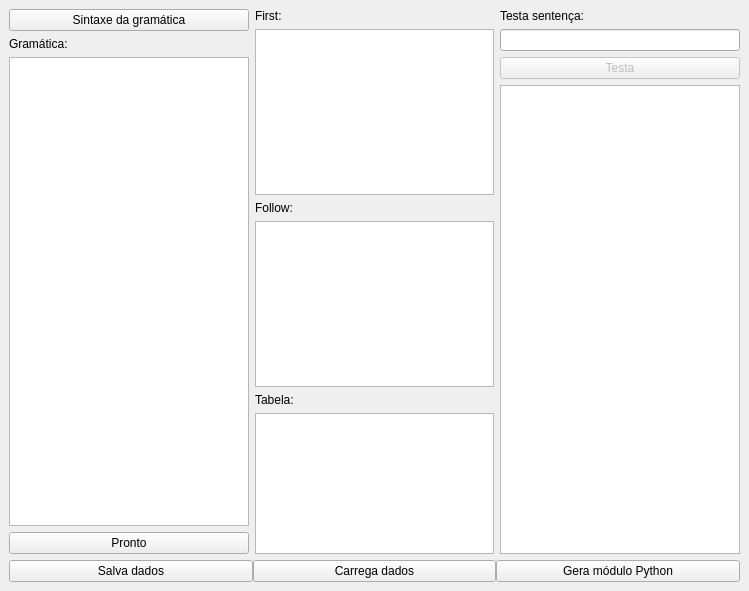
<?xml version="1.0" encoding="UTF-8"?>
<ui version="4.0">
 <class>MainWindow</class>
 <widget class="QMainWindow" name="MainWindow">
  <property name="geometry">
   <rect>
    <x>0</x>
    <y>0</y>
    <width>749</width>
    <height>591</height>
   </rect>
  </property>
  <property name="windowTitle">
   <string>MainWindow</string>
  </property>
  <widget class="QWidget" name="centralwidget">
   <layout class="QGridLayout" name="gridLayout">
    <item row="1" column="1">
     <layout class="QVBoxLayout" name="verticalLayout_4">
      <item>
       <widget class="QLabel" name="label_5">
        <property name="text">
         <string>Tabela:</string>
        </property>
       </widget>
      </item>
      <item>
       <widget class="QTableWidget" name="tableAcao"/>
      </item>
     </layout>
    </item>
    <item row="0" column="1">
     <layout class="QVBoxLayout" name="verticalLayout_2">
      <item>
       <widget class="QLabel" name="label_2">
        <property name="text">
         <string>First:</string>
        </property>
       </widget>
      </item>
      <item>
       <widget class="QListWidget" name="listFirst"/>
      </item>
      <item>
       <widget class="QLabel" name="label_3">
        <property name="text">
         <string>Follow:</string>
        </property>
       </widget>
      </item>
      <item>
       <widget class="QListWidget" name="listFollow"/>
      </item>
     </layout>
    </item>
    <item row="0" column="0" rowspan="2">
     <layout class="QVBoxLayout" name="verticalLayout">
      <item>
       <widget class="QPushButton" name="sintaxeButton">
        <property name="text">
         <string>Sintaxe da gramática</string>
        </property>
       </widget>
      </item>
      <item>
       <widget class="QLabel" name="label">
        <property name="text">
         <string>Gramática:</string>
        </property>
       </widget>
      </item>
      <item>
       <widget class="QTextEdit" name="gramaticaText">
        <property name="acceptRichText">
         <bool>false</bool>
        </property>
       </widget>
      </item>
      <item>
       <widget class="QPushButton" name="prontoButton">
        <property name="text">
         <string>Pronto</string>
        </property>
       </widget>
      </item>
     </layout>
    </item>
    <item row="0" column="2" rowspan="2">
     <layout class="QVBoxLayout" name="verticalLayout_5">
      <item>
       <widget class="QLabel" name="label_6">
        <property name="text">
         <string>Testa sentença:</string>
        </property>
       </widget>
      </item>
      <item>
       <widget class="QLineEdit" name="sentencaLine"/>
      </item>
      <item>
       <widget class="QPushButton" name="testaButton">
        <property name="enabled">
         <bool>false</bool>
        </property>
        <property name="text">
         <string>Testa</string>
        </property>
       </widget>
      </item>
      <item>
       <widget class="QTextEdit" name="resTeste">
        <property name="enabled">
         <bool>true</bool>
        </property>
       </widget>
      </item>
     </layout>
    </item>
    <item row="2" column="0" colspan="3">
     <layout class="QHBoxLayout" name="horizontalLayout_3" stretch="0,0,0">
      <property name="spacing">
       <number>0</number>
      </property>
      <item>
       <widget class="QPushButton" name="salvaButton_2">
        <property name="text">
         <string>Salva dados</string>
        </property>
       </widget>
      </item>
      <item>
       <widget class="QPushButton" name="carregaButton_2">
        <property name="text">
         <string>Carrega dados</string>
        </property>
       </widget>
      </item>
      <item>
       <widget class="QPushButton" name="geraButton_2">
        <property name="text">
         <string>Gera módulo Python</string>
        </property>
       </widget>
      </item>
     </layout>
    </item>
   </layout>
  </widget>
 </widget>
 <resources/>
 <connections/>
</ui>
